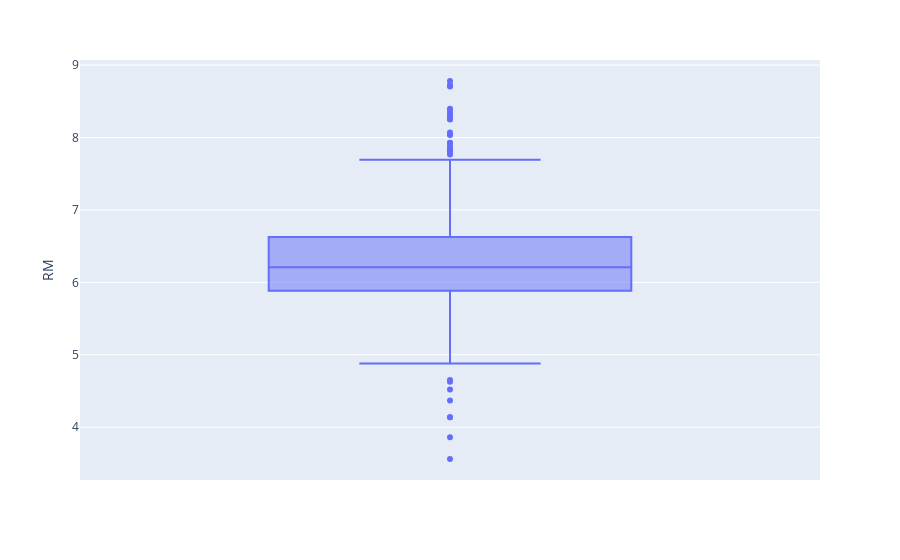

Notebook code cell kept with this figure:
### Markdown cell above
<code>Handling Outlier</code>

### Code cell
fig = px.box(data, y='RM')
fig.show()

### Figure 1 — Plotly figure (JSON) as saved in the notebook; plotly's stock layout.template omitted (floating-point values rounded to 4 significant figures; data arrays with more than 128 entries replaced by an {"elided": "..."} marker saying what was removed)
{"data": [{"alignmentgroup": "True", "hovertemplate": "RM=%{y}<extra></extra>", "legendgroup": "", "marker": {"color": "#636efa"}, "name": "", "notched": false, "offsetgroup": "", "orientation": "v", "showlegend": false, "type": "box", "x0": " ", "xaxis": "x", "y": {"elided": "506 float values"}, "y0": " ", "yaxis": "y"}], "layout": {"boxmode": "group", "legend": {"tracegroupgap": 0}, "margin": {"t": 60}, "xaxis": {"anchor": "y", "domain": [0, 1]}, "yaxis": {"anchor": "x", "domain": [0, 1], "title": {"text": "RM"}}}}
